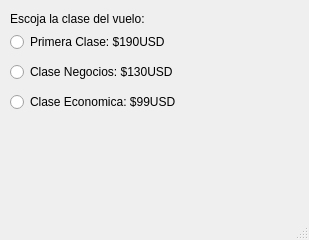
<?xml version="1.0" encoding="UTF-8"?>
<ui version="4.0">
 <class>SeleccionVuelo</class>
 <widget class="QMainWindow" name="SeleccionVuelo">
  <property name="geometry">
   <rect>
    <x>0</x>
    <y>0</y>
    <width>309</width>
    <height>240</height>
   </rect>
  </property>
  <property name="windowTitle">
   <string>Seleccion Vuelo</string>
  </property>
  <widget class="QWidget" name="wdg_principal">
   <widget class="QLabel" name="lbl_escoger_clase_vuelo">
    <property name="geometry">
     <rect>
      <x>10</x>
      <y>10</y>
      <width>201</width>
      <height>18</height>
     </rect>
    </property>
    <property name="text">
     <string>Escoja la clase del vuelo:</string>
    </property>
   </widget>
   <widget class="QRadioButton" name="rbn_primera_clase">
    <property name="geometry">
     <rect>
      <x>10</x>
      <y>30</y>
      <width>211</width>
      <height>24</height>
     </rect>
    </property>
    <property name="text">
     <string>Primera Clase: $190USD</string>
    </property>
   </widget>
   <widget class="QRadioButton" name="rbn_clase_negocio">
    <property name="geometry">
     <rect>
      <x>10</x>
      <y>60</y>
      <width>221</width>
      <height>24</height>
     </rect>
    </property>
    <property name="text">
     <string>Clase Negocios: $130USD</string>
    </property>
   </widget>
   <widget class="QRadioButton" name="rbn_clase_economica">
    <property name="geometry">
     <rect>
      <x>10</x>
      <y>90</y>
      <width>221</width>
      <height>24</height>
     </rect>
    </property>
    <property name="text">
     <string>Clase Economica: $99USD</string>
    </property>
   </widget>
   <widget class="QLabel" name="lbl_resultado_seleccion">
    <property name="geometry">
     <rect>
      <x>0</x>
      <y>170</y>
      <width>301</width>
      <height>18</height>
     </rect>
    </property>
    <property name="text">
     <string/>
    </property>
   </widget>
  </widget>
  <widget class="QMenuBar" name="mbr_principal">
   <property name="geometry">
    <rect>
     <x>0</x>
     <y>0</y>
     <width>309</width>
     <height>23</height>
    </rect>
   </property>
  </widget>
  <widget class="QStatusBar" name="stt_principal"/>
 </widget>
 <resources/>
 <connections/>
</ui>
